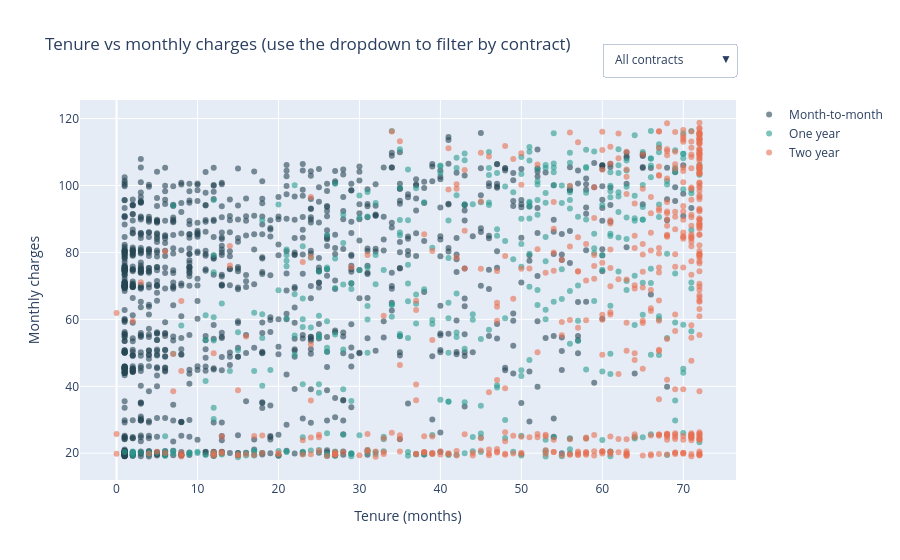

Notebook code cell kept with this figure:
### Markdown cell above
### 13. Interactive scatter with dropdown filter

### Code cell
sample = df.sample(min(2000, len(df)), random_state=7)
contracts = sorted(sample["contract"].unique())
colors = ["#264653", "#2a9d8f", "#e76f51", "#e9c46a"]

fig = go.Figure()
for col, c in zip(colors, contracts):
    part = sample[sample["contract"] == c]
    fig.add_trace(go.Scatter(x=part["tenure"], y=part["monthly_charges"], mode="markers", name=c,
                             marker=dict(color=col, size=6, opacity=0.6),
                             text=part["customer_id"] + " | churn: " + part["churn"],
                             hovertemplate="%{text}<br>Tenure: %{x}<br>Bill: %{y}<extra></extra>"))

buttons = [dict(label="All contracts", method="update", args=[{"visible": [True] * len(contracts)}])]
for i, c in enumerate(contracts):
    vis = [j == i for j in range(len(contracts))]
    buttons.append(dict(label=c, method="update", args=[{"visible": vis}]))

fig.update_layout(title="Tenure vs monthly charges (use the dropdown to filter by contract)",
                  xaxis_title="Tenure (months)", yaxis_title="Monthly charges",
                  updatemenus=[dict(buttons=buttons, direction="down", x=1.0, xanchor="right", y=1.15)])
save_html(fig, "13_scatter_dropdown_filter")

### Figure 1 — Plotly figure (JSON) as saved in the notebook; plotly's stock layout.template omitted (floating-point values rounded to 4 significant figures; data arrays with more than 128 entries replaced by an {"elided": "..."} marker saying what was removed)
{"data": [{"hovertemplate": "%{text}<br>Tenure: %{x}<br>Bill: %{y}<extra></extra>", "marker": {"color": "#264653", "opacity": 0.6, "size": 6}, "mode": "markers", "name": "Month-to-month", "text": {"elided": "1101 str values"}, "type": "scatter", "x": {"elided": "1101 int values"}, "y": {"elided": "1101 float values"}}, {"hovertemplate": "%{text}<br>Tenure: %{x}<br>Bill: %{y}<extra></extra>", "marker": {"color": "#2a9d8f", "opacity": 0.6, "size": 6}, "mode": "markers", "name": "One year", "text": {"elided": "415 str values"}, "type": "scatter", "x": {"elided": "415 int values"}, "y": {"elided": "415 float values"}}, {"hovertemplate": "%{text}<br>Tenure: %{x}<br>Bill: %{y}<extra></extra>", "marker": {"color": "#e76f51", "opacity": 0.6, "size": 6}, "mode": "markers", "name": "Two year", "text": {"elided": "484 str values"}, "type": "scatter", "x": {"elided": "484 int values"}, "y": {"elided": "484 float values"}}], "layout": {"title": {"text": "Tenure vs monthly charges (use the dropdown to filter by contract)"}, "updatemenus": [{"buttons": [{"args": [{"visible": [true, true, true]}], "label": "All contracts", "method": "update"}, {"args": [{"visible": [true, false, false]}], "label": "Month-to-month", "method": "update"}, {"args": [{"visible": [false, true, false]}], "label": "One year", "method": "update"}, {"args": [{"visible": [false, false, true]}], "label": "Two year", "method": "update"}], "direction": "down", "x": 1, "xanchor": "right", "y": 1.15}], "xaxis": {"title": {"text": "Tenure (months)"}}, "yaxis": {"title": {"text": "Monthly charges"}}}}
